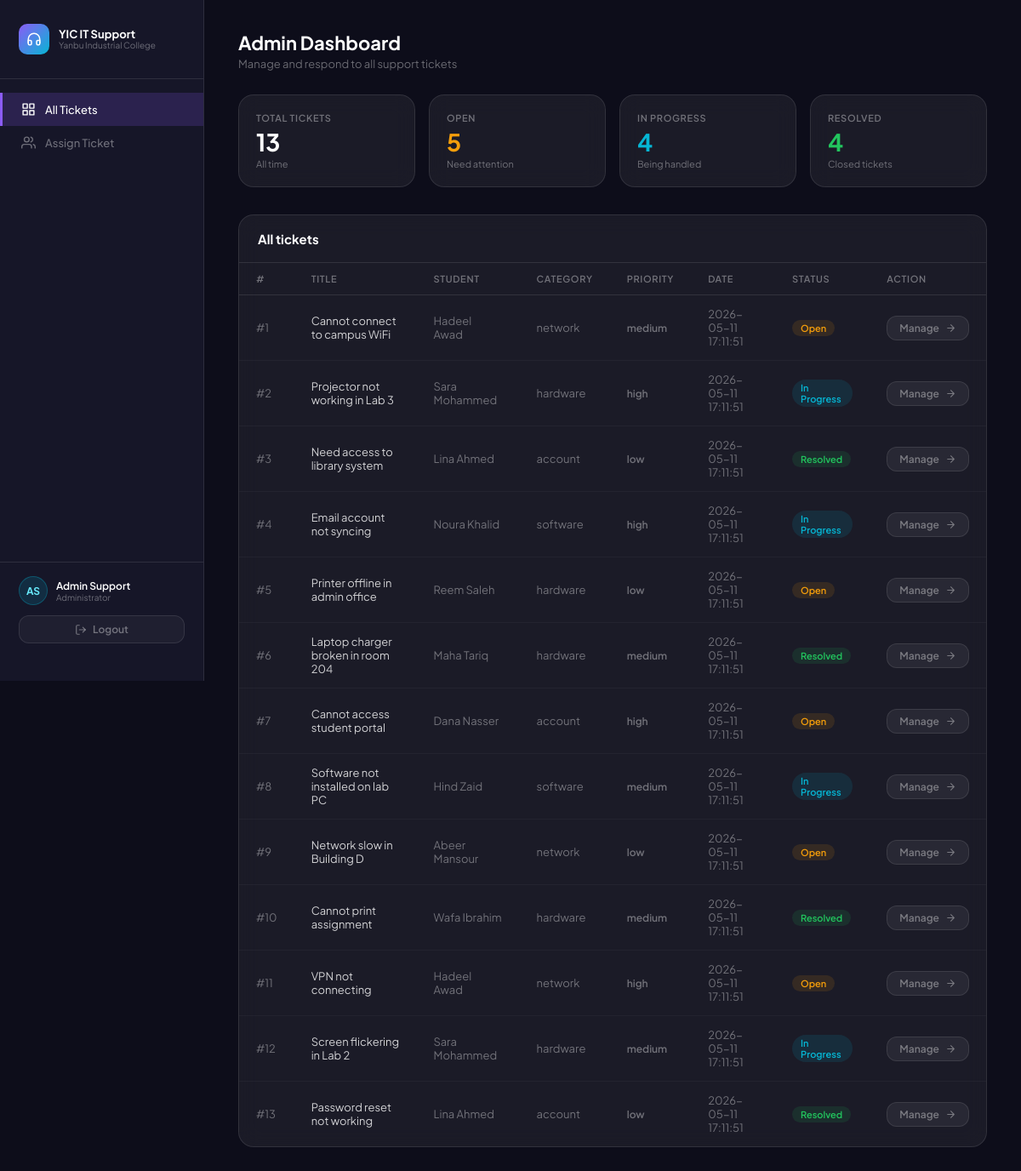
Page /admin/dashboard.php (signed in) on the committed database.
### tables this page shows
CREATE TABLE tickets (
    id INT AUTO_INCREMENT PRIMARY KEY,
    user_id INT NOT NULL,
    title VARCHAR(200) NOT NULL,
    description TEXT NOT NULL,
    category VARCHAR(50),
    priority ENUM('low', 'medium', 'high') DEFAULT 'medium',
    location VARCHAR(100),
    status ENUM('open', 'progress', 'resolved') DEFAULT 'open',
    created_at TIMESTAMP DEFAULT CURRENT_TIMESTAMP,
    updated_at TIMESTAMP DEFAULT CURRENT_TIMESTAMP ON UPDATE CURRENT_TIMESTAMP,
    FOREIGN KEY (user_id) REFERENCES users(id)
);

CREATE TABLE users (
    id INT AUTO_INCREMENT PRIMARY KEY,
    name VARCHAR(100) NOT NULL,
    email VARCHAR(100) NOT NULL UNIQUE,
    password VARCHAR(255) NOT NULL,
    role ENUM('student', 'admin') NOT NULL DEFAULT 'student',
    created_at TIMESTAMP DEFAULT CURRENT_TIMESTAMP
);

### admin/dashboard.php (the view, shortened to what this page needs)
<?php
require '../includes/db.php';
$admin_name     = $_SESSION['user_name'];
$admin_initials = strtoupper(substr($admin_name, 0, 1) . substr(strrchr($admin_name, " "), 1, 1));
$stmt = $pdo->query("
    SELECT tickets.*, users.name as student_name
    FROM tickets
    JOIN users ON tickets.user_id = users.id
    ORDER BY tickets.created_at DESC
");
$tickets = $stmt->fetchAll();
$total    = count($tickets);
$open     = count(array_filter($tickets, fn($t) => $t['status'] === 'open'));
$progress = count(array_filter($tickets, fn($t) => $t['status'] === 'progress'));
$resolved = count(array_filter($tickets, fn($t) => $t['status'] === 'resolved'));
?>
<!DOCTYPE html>
<html lang="en">
<head>
  <link rel="stylesheet" href="../css/style.css"/>
</head>
<body>
<div class="layout">
  <aside class="sidebar">
    <div class="sidebar-logo">
      <div class="sidebar-logo-icon">
        <svg viewBox="0 0 24 24" fill="none" stroke="white" stroke-width="2" stroke-linecap="round" stroke-linejoin="round">
          <path d="M3 18v-6a9 9 0 0 1 18 0v6"/>
          <path d="M21 19a2 2 0 0 1-2 2h-1a2 2 0 0 1-2-2v-3a2 2 0 0 1 2-2h3z"/>
          <path d="M3 19a2 2 0 0 0 2 2h1a2 2 0 0 0 2-2v-3a2 2 0 0 0-2-2H3z"/>
        </svg>
      </div>
      <div>
        <div class="sidebar-logo-name">YIC IT Support</div>
        <div class="sidebar-logo-college">Yanbu Industrial College</div>
      </div>
    </div>
    <nav>
      <a href="dashboard.php" class="nav-item active">
        <svg viewBox="0 0 24 24" fill="none" stroke="currentColor" stroke-width="2" stroke-linecap="round" stroke-linejoin="round">
          <rect x="3" y="3" width="7" height="7"/><rect x="14" y="3" width="7" height="7"/>
          <rect x="3" y="14" width="7" height="7"/><rect x="14" y="14" width="7" height="7"/>
        </svg>
        All Tickets
      </a>
      <a href="assign_ticket.php" class="nav-item">
        <svg viewBox="0 0 24 24" fill="none" stroke="currentColor" stroke-width="2" stroke-linecap="round" stroke-linejoin="round">
          <path d="M17 21v-2a4 4 0 0 0-4-4H5a4 4 0 0 0-4 4v2"/>
          <circle cx="9" cy="7" r="4"/>
          <path d="M23 21v-2a4 4 0 0 0-3-3.87"/>
          <path d="M16 3.13a4 4 0 0 1 0 7.75"/>
        </svg>
        Assign Ticket
      </a>
    </nav>
    <div class="sidebar-bottom">
      <div class="user-info">
        <div class="user-avatar" style="background:rgba(6,182,212,0.15);color:#67e8f9;border-color:rgba(6,182,212,0.3);">
          <?php echo $admin_initials; ?>
        </div>
        <div>
          <div class="user-name"><?php echo $admin_name; ?></div>
          <div class="user-role">Administrator</div>
        </div>
      </div>
      <a href="../logout.php">
        <button class="btn-logout">
          <svg viewBox="0 0 24 24" fill="none" stroke="currentColor" stroke-width="2" stroke-linecap="round" stroke-linejoin="round">
            <path d="M9 21H5a2 2 0 0 1-2-2V5a2 2 0 0 1 2-2h4"/>
            <polyline points="16 17 21 12 16 7"/>
            <line x1="21" y1="12" x2="9" y2="12"/>
          </svg>
          Logout
        </button>
      </a>
    </div>
  </aside>
  <main class="main">
    <div class="page-header">
      <div>
        <h1 class="page-title">Admin Dashboard</h1>
        <p class="page-subtitle">Manage and respond to all support tickets</p>
      </div>
    </div>
    <div class="stats-row">
      <div class="stat-card">
        <div class="stat-label">Total tickets</div>
        <div class="stat-number"><?php echo $total; ?></div>
        <div class="stat-sub">All time</div>
      </div>
      <div class="stat-card">
        <div class="stat-label">Open</div>
        <div class="stat-number" style="color:var(--status-open);"><?php echo $open; ?></div>
        <div class="stat-sub">Need attention</div>
      </div>
      <div class="stat-card">
        <div class="stat-label">In progress</div>
        <div class="stat-number" style="color:var(--status-progress);"><?php echo $progress; ?></div>
        <div class="stat-sub">Being handled</div>
      </div>
      <div class="stat-card">
        <div class="stat-label">Resolved</div>
        <div class="stat-number" style="color:var(--status-resolved);"><?php echo $resolved; ?></div>
        <div class="stat-sub">Closed tickets</div>
      </div>
    </div>
    <div class="table-wrap">
      <div class="table-header">
        <span class="table-title">All tickets</span>
      </div>
      <table>
        <thead>
          <tr>
            <th>#</th>
            <th>Title</th>
            <th>Student</th>
            <th>Category</th>
            <th>Priority</th>
            <th>Date</th>
            <th>Status</th>
            <th>Action</th>
          </tr>
        </thead>
        <tbody>
          <?php foreach ($tickets as $t): ?>
          <tr>
            <td style="color:var(--muted);">#<?php echo $t['id']; ?></td>
            <td><?php echo htmlspecialchars($t['title']); ?></td>
            <td style="color:var(--muted);"><?php echo $t['student_name']; ?></td>
            <td style="color:var(--muted);"><?php echo $t['category']; ?></td>
            <td>
              <span style="font-size:12px;font-weight:600;color:<?php echo $t['priority']==='High' ? 'var(--status-open)' : ($t['priority']==='Medium' ? 'var(--status-progress)' : 'var(--muted)'); ?>">
                <?php echo $t['priority']; ?>
              </span>
            </td>
            <td style="color:var(--muted);"><?php echo $t['created_at']; ?></td>
            <td>
              <?php if ($t['status']==='open'): ?>
                <span class="badge-status badge-open">Open</span>
              <?php elseif ($t['status']==='progress'): ?>
                <span class="badge-status badge-progress">In Progress</span>
              <?php else: ?>
                <span class="badge-status badge-resolved">Resolved</span>
              <?php endif; ?>
            </td>
            <td>
              <a href="assign_ticket.php?id=<?php echo $t['id']; ?>">
                <button class="btn btn-ghost" style="padding:6px 14px;font-size:12px;">
                  Manage
                  <svg viewBox="0 0 24 24" fill="none" stroke="currentColor" stroke-width="2" stroke-linecap="round" stroke-linejoin="round" style="width:13px;height:13px;">
                    <path d="M5 12h14M12 5l7 7-7 7"/>
                  </svg>
                </button>
              </a>
            </td>
          </tr>
          <?php endforeach; ?>
        </tbody>
      </table>
    </div>
  </main>
</div>
</body>
</html>

### rows in the picture
tickets: id "1", title "Cannot connect to campus WiFi", user.name "Hadeel Awad", category "network", priority "medium", created_at "2026-05-11 17:11:51", status "Open"
tickets: id "2", title "Projector not working in Lab 3", user.name "Sara Mohammed", category "hardware", priority "high", created_at "2026-05-11 17:11:51", status "In Progress"
tickets: id "3", title "Need access to library system", user.name "Lina Ahmed", category "account", priority "low", created_at "2026-05-11 17:11:51", status "Resolved"
tickets: id "4", title "Email account not syncing", user.name "Noura Khalid", category "software", priority "high", created_at "2026-05-11 17:11:51", status "In Progress"
tickets: id "5", title "Printer offline in admin office", user.name "Reem Saleh", category "hardware", priority "low", created_at "2026-05-11 17:11:51", status "Open"
tickets: id "6", title "Laptop charger broken in room 204", user.name "Maha Tariq", category "hardware", priority "medium", created_at "2026-05-11 17:11:51", status "Resolved"
tickets: id "7", title "Cannot access student portal", user.name "Dana Nasser", category "account", priority "high", created_at "2026-05-11 17:11:51", status "Open"
tickets: id "8", title "Software not installed on lab PC", user.name "Hind Zaid", category "software", priority "medium", created_at "2026-05-11 17:11:51", status "In Progress"
tickets: id "9", title "Network slow in Building D", user.name "Abeer Mansour", category "network", priority "low", created_at "2026-05-11 17:11:51", status "Open"
tickets: id "10", title "Cannot print assignment", user.name "Wafa Ibrahim", category "hardware", priority "medium", created_at "2026-05-11 17:11:51", status "Resolved"
tickets: id "11", title "VPN not connecting", user.name "Hadeel Awad", category "network", priority "high", created_at "2026-05-11 17:11:51", status "Open"
tickets: id "12", title "Screen flickering in Lab 2", user.name "Sara Mohammed", category "hardware", priority "medium", created_at "2026-05-11 17:11:51", status "In Progress"
tickets: id "13", title "Password reset not working", user.name "Lina Ahmed", category "account", priority "low", created_at "2026-05-11 17:11:51", status "Resolved"

### other values in the picture
$admin_initials "AS"
$admin_name "Admin Support"
$total "13"
$open "5"
$progress "4"
$resolved "4"
